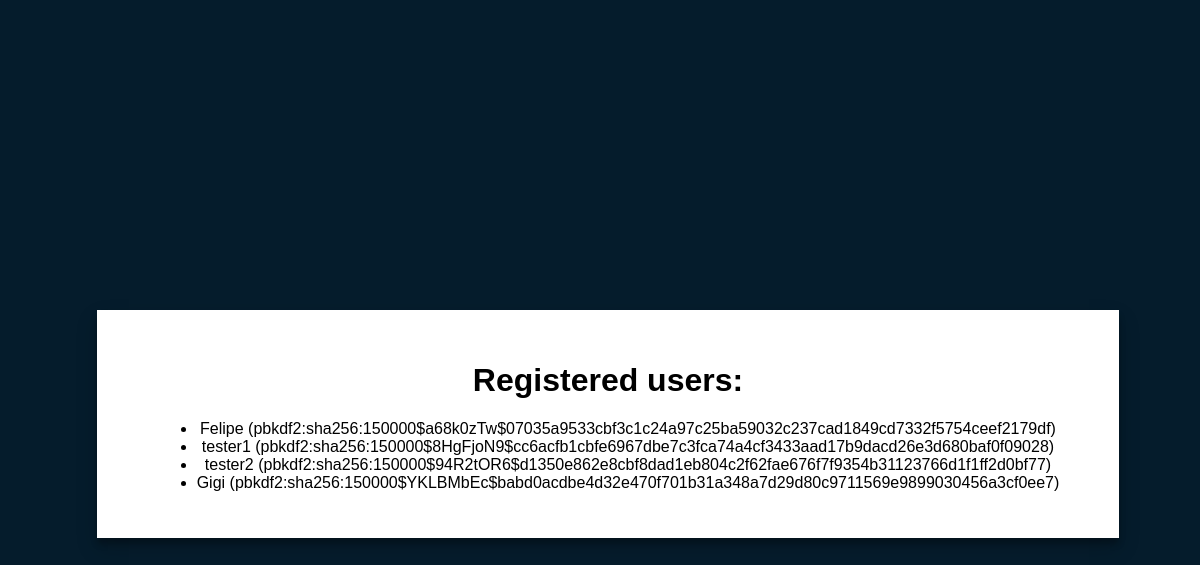
The app's page /users (signed in) with its own data.
### tables this page shows
CREATE TABLE 'users' ('id' INTEGER PRIMARY KEY, 'name' VARCHAR(255), 'password_hash' VARCHAR(512));

### application.py (the view)
@app.route("/users", methods=["GET", "POST"])
@login_required
def users():
    rows = db.execute("SELECT * FROM users")
    return render_template("users.html", rows=rows)

### application.py (called while the page is built)
@app.after_request
def after_request(response):
    response.headers["Cache-Control"] = "no-cache, no-store, must-revalidate"
    response.headers["Expires"] = 0
    response.headers["Pragma"] = "no-cache"
    return response

def login_required(f):
    @wraps(f)
    def decorated_function(*args, **kwargs):
        if session.get("user_id") is None:
            return redirect("/login")
        return f(*args, **kwargs)
    return decorated_function

### templates/users.html
{% extends "secondaryLayout.html" %}
{% block body %}
<h1>Registered users:</h1>
<ul>
    {% for row in rows %}
        <li>{{ row["name"] }} ({{ row["password_hash"] }})</li>
    {% endfor %}
</ul>
{% endblock %}

### templates/secondaryLayout.html (shortened to what this page needs)
<!DOCTYPE html>
<head>
    <link href='/static/loginStyles.css' rel="stylesheet">
</head>
<body>
<div class="container">
	<div class='loginBox'>
            {%block body%}{%endblock%}
	</div>
</div>
</body>

### static/loginStyles.css (style rules this page uses)
body { background-color: var(--acc1); font-family:sans-serif; }
.container { height:100%; width:100%; position: absolute; display:flex; }
.loginBox { margin:auto; padding: 30px 60px; text-align: center; background-color: white; box-shadow: 0 10px 20px rgba(0,0,0,0.19), 0 6px 6px rgba(0,0,0,0.23); }

### records on screen
users: name "Felipe", password_hash "pbkdf2:sha256:150000$a68k0zTw$07035a9533cbf3c1c24a97c25ba59032c237cad1849cd7332f5754ceef2179df"
users: name "tester1", password_hash "pbkdf2:sha256:150000$8HgFjoN9$cc6acfb1cbfe6967dbe7c3fca74a4cf3433aad17b9dacd26e3d680baf0f09028"
users: name "tester2", password_hash "pbkdf2:sha256:150000$94R2tOR6$d1350e862e8cbf8dad1eb804c2f62fae676f7f9354b31123766d1f1ff2d0bf77"
users: name "Gigi", password_hash "pbkdf2:sha256:150000$YKLBMbEc$babd0acdbe4d32e470f701b31a348a7d29d80c9711569e9899030456a3cf0ee7"
